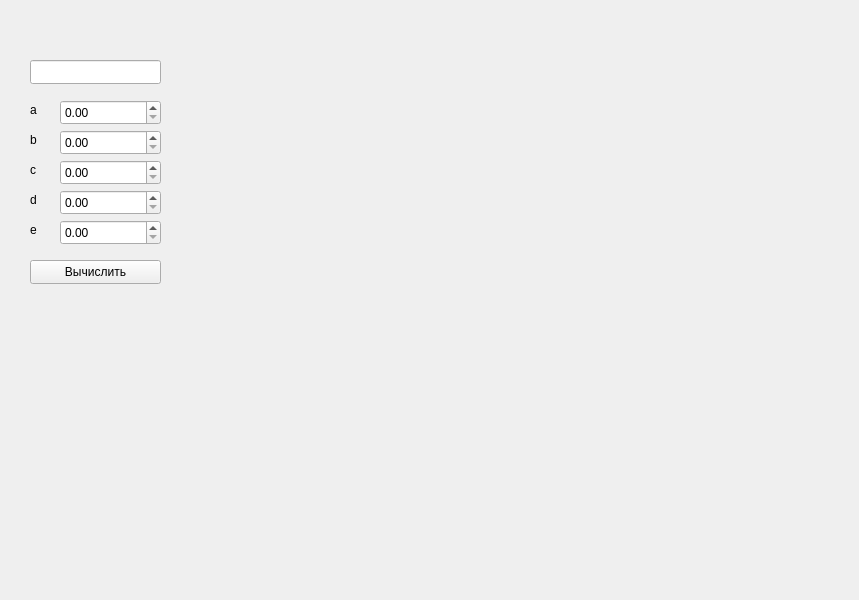
<?xml version="1.0" encoding="UTF-8"?>
<ui version="4.0">
 <class>MainWindow</class>
 <widget class="QMainWindow" name="MainWindow">
  <property name="geometry">
   <rect>
    <x>0</x>
    <y>0</y>
    <width>859</width>
    <height>600</height>
   </rect>
  </property>
  <property name="windowTitle">
   <string>MainWindow</string>
  </property>
  <widget class="QWidget" name="centralwidget">
   <widget class="QLabel" name="label_1">
    <property name="geometry">
     <rect>
      <x>30</x>
      <y>100</y>
      <width>20</width>
      <height>20</height>
     </rect>
    </property>
    <property name="styleSheet">
     <string notr="true">color: rgb(0, 0, 0);
font: 700 12pt &quot;Segoe UI&quot;;</string>
    </property>
    <property name="text">
     <string>a</string>
    </property>
   </widget>
   <widget class="QLabel" name="label_2">
    <property name="geometry">
     <rect>
      <x>30</x>
      <y>130</y>
      <width>20</width>
      <height>20</height>
     </rect>
    </property>
    <property name="styleSheet">
     <string notr="true">color: rgb(0, 0, 0);
font: 700 12pt &quot;Segoe UI&quot;;</string>
    </property>
    <property name="text">
     <string>b</string>
    </property>
   </widget>
   <widget class="QLabel" name="label_3">
    <property name="geometry">
     <rect>
      <x>30</x>
      <y>160</y>
      <width>20</width>
      <height>20</height>
     </rect>
    </property>
    <property name="styleSheet">
     <string notr="true">color: rgb(0, 0, 0);
font: 700 12pt &quot;Segoe UI&quot;;</string>
    </property>
    <property name="text">
     <string>c</string>
    </property>
   </widget>
   <widget class="QLabel" name="label_4">
    <property name="geometry">
     <rect>
      <x>30</x>
      <y>190</y>
      <width>20</width>
      <height>20</height>
     </rect>
    </property>
    <property name="styleSheet">
     <string notr="true">color: rgb(0, 0, 0);
font: 700 12pt &quot;Segoe UI&quot;;</string>
    </property>
    <property name="text">
     <string>d</string>
    </property>
   </widget>
   <widget class="QLabel" name="label_5">
    <property name="geometry">
     <rect>
      <x>30</x>
      <y>220</y>
      <width>20</width>
      <height>20</height>
     </rect>
    </property>
    <property name="styleSheet">
     <string notr="true">color: rgb(0, 0, 0);
font: 700 12pt &quot;Segoe UI&quot;;</string>
    </property>
    <property name="text">
     <string>e</string>
    </property>
   </widget>
   <widget class="QDoubleSpinBox" name="input_A">
    <property name="geometry">
     <rect>
      <x>60</x>
      <y>100</y>
      <width>101</width>
      <height>25</height>
     </rect>
    </property>
   </widget>
   <widget class="QDoubleSpinBox" name="input_E">
    <property name="geometry">
     <rect>
      <x>60</x>
      <y>220</y>
      <width>101</width>
      <height>25</height>
     </rect>
    </property>
   </widget>
   <widget class="QDoubleSpinBox" name="input_C">
    <property name="geometry">
     <rect>
      <x>60</x>
      <y>160</y>
      <width>101</width>
      <height>25</height>
     </rect>
    </property>
   </widget>
   <widget class="QDoubleSpinBox" name="input_D">
    <property name="geometry">
     <rect>
      <x>60</x>
      <y>190</y>
      <width>101</width>
      <height>25</height>
     </rect>
    </property>
   </widget>
   <widget class="QDoubleSpinBox" name="input_B">
    <property name="geometry">
     <rect>
      <x>60</x>
      <y>130</y>
      <width>101</width>
      <height>25</height>
     </rect>
    </property>
   </widget>
   <widget class="QLineEdit" name="InputExpr">
    <property name="geometry">
     <rect>
      <x>30</x>
      <y>60</y>
      <width>131</width>
      <height>24</height>
     </rect>
    </property>
   </widget>
   <widget class="QPushButton" name="pushButton">
    <property name="geometry">
     <rect>
      <x>30</x>
      <y>260</y>
      <width>131</width>
      <height>24</height>
     </rect>
    </property>
    <property name="text">
     <string>Вычислить</string>
    </property>
   </widget>
   <widget class="QLabel" name="OPZ">
    <property name="geometry">
     <rect>
      <x>30</x>
      <y>300</y>
      <width>131</width>
      <height>16</height>
     </rect>
    </property>
    <property name="text">
     <string/>
    </property>
   </widget>
   <widget class="QLabel" name="answer">
    <property name="geometry">
     <rect>
      <x>30</x>
      <y>330</y>
      <width>131</width>
      <height>16</height>
     </rect>
    </property>
    <property name="text">
     <string/>
    </property>
   </widget>
  </widget>
 </widget>
 <resources/>
 <connections/>
</ui>
